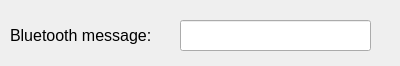
<?xml version="1.0" encoding="UTF-8"?>
<ui version="4.0">
 <class>rqtVortexBluetooth</class>
 <widget class="QWidget" name="rqtVortexBluetooth">
  <property name="geometry">
   <rect>
    <x>0</x>
    <y>0</y>
    <width>400</width>
    <height>66</height>
   </rect>
  </property>
  <property name="windowTitle">
   <string>Vortex Bluetooth message</string>
  </property>
  <widget class="QLabel" name="labelBluetoothMessage">
   <property name="geometry">
    <rect>
     <x>10</x>
     <y>20</y>
     <width>171</width>
     <height>31</height>
    </rect>
   </property>
   <property name="font">
    <font>
     <pointsize>12</pointsize>
    </font>
   </property>
   <property name="text">
    <string>Bluetooth message:</string>
   </property>
  </widget>
  <widget class="QLineEdit" name="lineBluetoothMessage">
   <property name="geometry">
    <rect>
     <x>180</x>
     <y>20</y>
     <width>191</width>
     <height>31</height>
    </rect>
   </property>
   <property name="font">
    <font>
     <pointsize>12</pointsize>
    </font>
   </property>
  </widget>
 </widget>
 <resources/>
 <connections/>
</ui>
